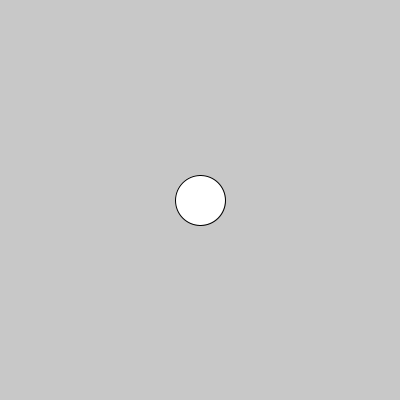
Frame 1 (no input)
Frame 60 (the mouse pressed at the canvas centre just before this capture): identical to frame 1, image omitted
Frame 120 (the mouse held since frame 60 and released just before this capture): identical to frame 1, image omitted

The Processing sketch that drew this single still picture (run headless with seeded random() and noise(); from frame 60 on, the mouse is pressed at the canvas centre):

// Processing sketch: basic_02A_variable
// ── basic_02A_variable.pde
/* Zhang Liqun@SJTU IDM
*/

// declare a variable called "x"
float x;

void setup() {
  size(400,400);  
  x=200;
}

void draw() {
  background(200);

  ellipse(x,200, 50,50);  
}
